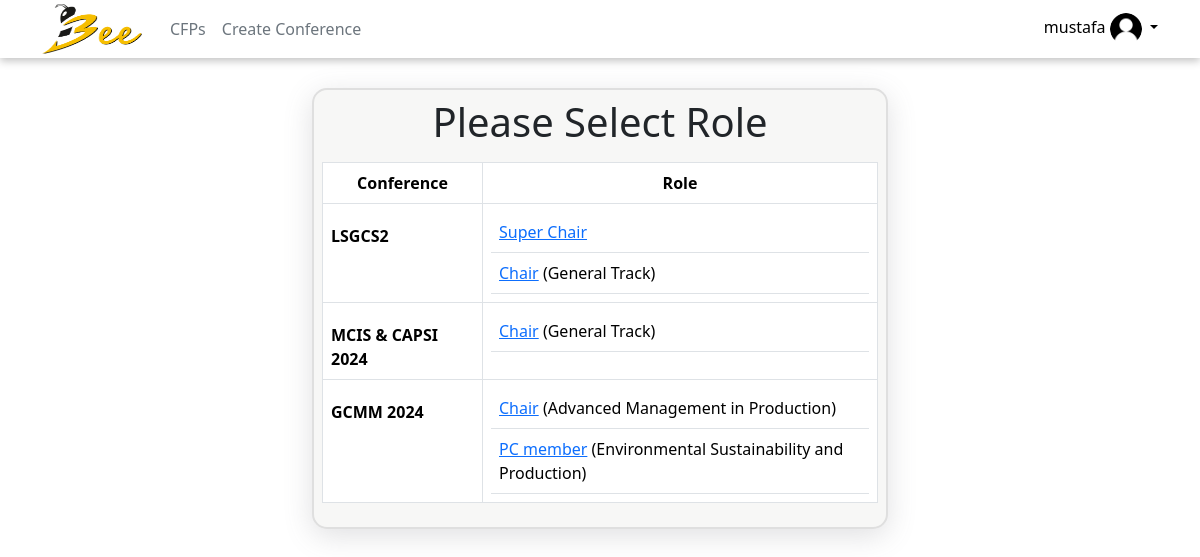
/select_role (signed in), run on the app's committed database.
### tables this page shows
CREATE TABLE `users` (
  `user_id` int(11) NOT NULL,
  `full_name` varchar(255) DEFAULT NULL,
  `email` varchar(255) DEFAULT NULL,
  `phone` varchar(200) DEFAULT NULL,
  `password` varchar(500) DEFAULT NULL,
  `DOB` date NOT NULL,
  `region` varchar(255) DEFAULT NULL,
  `status` int(11) DEFAULT NULL,
  `created_date` timestamp NOT NULL DEFAULT current_timestamp()
);

CREATE TABLE `user_role` (
  `gen_id` int(11) NOT NULL,
  `user_id` int(11) NOT NULL,
  `conf_id` int(11) NOT NULL,
  `role_id` int(11) NOT NULL,
  `track_id` int(11) DEFAULT NULL,
  `role_status` int(11) DEFAULT NULL
);

CREATE TABLE `conference` (
  `conf_id` int(11) NOT NULL,
  `conf_name` varchar(255) DEFAULT NULL,
  `acronym` varchar(200) DEFAULT NULL,
  `start_date` date DEFAULT NULL,
  `end_date` date DEFAULT NULL,
  `sub_deadline` date DEFAULT NULL,
  `sub_count` int(11) DEFAULT NULL,
  `country` varchar(200) DEFAULT NULL,
  `city` varchar(200) DEFAULT NULL,
  `web_page` varchar(200) DEFAULT NULL,
  `primary_area` varchar(200) DEFAULT NULL,
  `sec_area` varchar(200) DEFAULT NULL,
  `area_note` varchar(2500) DEFAULT NULL,
  `user_id` int(11) DEFAULT NULL,
  `contact_phone` varchar(200) DEFAULT NULL,
  `extra_info` varchar(3000) DEFAULT NULL,
  `created_date` timestamp NOT NULL DEFAULT current_timestamp() ON UPDATE current_timestamp(),
  `conf_status` int(11) DEFAULT NULL
);

CREATE TABLE `roles` (
  `role_id` int(11) NOT NULL,
  `name` varchar(255) DEFAULT NULL
);

CREATE TABLE `tracks` (
  `track_id` int(11) NOT NULL,
  `conf_id` int(11) NOT NULL,
  `track_name` varchar(255) NOT NULL,
  `track_status` int(11) DEFAULT NULL
);

### userdata.php (called while the page is built, shortened)
<?php
include 'conn.php';
if(isset($_SESSION['user_login'])){
    $user_email = $_SESSION['user_login'];
    function getUserData(){
        global $db;
        global $user_email;
        $sql_userdata = "SELECT * FROM users where email='$user_email'";
        $result_user = mysqli_query($db,$sql_userdata);
        $row = mysqli_fetch_assoc($result_user);
        $userdata = array(
            'user_id' => $row['user_id'],
            'full_name' => $row['full_name'],
            'email' => $row['email'],
            'phone' => $row['phone'],
            'dob' => $row['DOB'],
            'region' => $row['region'],
            'status' => $row['status']
        );
        return $userdata;
    }
    function getRoles(){
        global $db;
        $userdata = getUserData();
        $user_id = $userdata['user_id'];
        $sql_role = "SELECT conf.*, roles.name,usrr.role_id,usrr.role_status, tr.track_name
        FROM conference conf
        INNER JOIN user_role usrr
        ON usrr.conf_id = conf.conf_id
        JOIN roles
        ON usrr.role_id = roles.role_id
        AND usrr.user_id = $user_id
        AND conf_status = 1
        LEFT JOIN tracks tr
        ON usrr.track_id = tr.track_id";
        $roleData = array();
        $result_role = mysqli_query($db,$sql_role);
        while($row_role = mysqli_fetch_assoc($result_role)){
            array_push($roleData, array(
                'conf_id' => $row_role['conf_id'],
                'conf_name' => $row_role['conf_name'],
                'acronym' => $row_role['acronym'],
                'start_date' => $row_role['start_date'],
                'end_date' => $row_role['end_date'],
                'sub_deadline' => $row_role['sub_deadline'],
                'sub_count' => $row_role['sub_count'],
                'country' => $row_role['country'],
                'city' => $row_role['city'],
                'web_page' => $row_role['web_page'],
                'primary_area' => $row_role['primary_area'],
                'sec_area' => $row_role['sec_area'],
                'area_note' => $row_role['area_note'],
                'user_id' => $row_role['user_id'],
                'contact_phone' => $row_role['contact_phone'],
                'extra_info' => $row_role['extra_info'],
                'created_date' => $row_role['created_date'],
                'conf_status' => $row_role['conf_status'],
                'name' => $row_role['name'],
                'role_id' => $row_role['role_id'],
                'role_status' => $row_role['role_status'],
                'track_name' => $row_role['track_name']
            ));
        }
        return $roleData;
    }
}
?>

### select_role/index.php (the view, shortened to what this page needs)
<?php
include '../userdata.php';
include '../header.php';
if(isset($_SESSION['user_login'])){
    $rolesData = getRoles();
}
else{
    header('Location: ../account');
}
?>
<!DOCTYPE html>
<html>
    <head>
         <link href="https://cdn.jsdelivr.net/npm/bootstrap@5.3.2/dist/css/bootstrap.min.css" rel="stylesheet">
         <link href="../CSS/style.css" rel="stylesheet">
    </head>
    <header class="p-3" id="header">
        <?php echo get_header() ?>
    </header>
    <body>
        <div class="row main-row">
            <div class="col-md-12">
                <div class="row">
                    <div class="col-md-3"></div>
                    <div class="col-md-6" style="margin-top: 30px;">
                    <?php
                        if($rolesData){
                                    echo '
                        <div class="content-box" style="width: 100%;">
                            <div class="form-box mb-3 center">
                                <h1>Please Select Role</h1>
                            </div>
                            <div class="form-box">
                                <table class="table table-bordered">
                                    <thead style="text-align: center;">
                                        <tr>
                                            <th>Conference</th>
                                            <th>Role</th>
                                        </tr>
                                    </thead>
                                    <tbody>';
                                                foreach ($rolesData as $item) {
                                                    $id = $item['conf_id'];
                                                    $outputArray[$id][] = $item;
                                                }
                                                foreach ($outputArray as $id => $items) {
                                                    echo '<tr>
                                                        <th class="conf-th">'.$items[0]['acronym'].'</th>
                                                        <td><table class="table" style="padding: 0; margin: 0;">
                                                        <tbody>';
                                                    foreach ($items as $item) {
                                                        if($item['role_status'] == 0){
                                                            echo '
                                                            <tr><td><span class="suspended">'.$item['name'].' <i>(Suspended)</i></span></td></tr>
                                                            ';
                                                        }
                                                        else{
                                                            echo '
                                                            <tr><td><a href="#" conf-id="'.$item['conf_id'].'" data-id="'.$item['role_id'].'" name="select-role" class="link btn-link">'.$item['name'].'</a>';
                                                            if($item['track_name'] != null){
                                                                echo ' ('.$item['track_name'].') ';
                                                            }
                                                            echo '</td></tr>
                                                            ';
                                                        }
                                                    }
                                                    echo '</tbody>
                                                    </table></td>
                                                    </tr>';
                                                }
                                            echo '
                                    </tbody>
                                </table>
                            </div>
                        </div>';
                        }
                        ?>
                    </div>
                    <div class="col-md-3"></div>
                </div>
            </div>
        </div>
    </body>
</html>

### header.php (shortened to what this page needs)
<?php
function get_header(){
    $login = false;
    if(isset($_SESSION['user_login'])){
        $login = true;
    }
    $header = '';
    switch($login){
        case true :
            $userdata = getUserData();
            $userName = $userdata['full_name'];
            $header = '<div class="container">
            <div class="d-flex flex-wrap align-items-center justify-content-center justify-content-lg-start">
              <a href="../home" class="d-flex align-items-center mb-2 mb-lg-0 link-body-emphasis text-decoration-none">
                  <img src="../images/logo.png" style="height: 50px; width: 100px; margin: 0; margin-right: 20px;">
              </a>
              <ul class="nav col-12 col-lg-auto me-lg-auto mb-2 justify-content-center mb-md-0">
                  <li><a href="../cfp" class="nav-link px-2 link-secondary">CFPs</a></li>
                  <li><a href="../create_conf" class="nav-link px-2 link-secondary">Create Conference</a></li>
              </ul>
              <div class="dropdown text-end">
                <a href="#" class="d-block link-body-emphasis text-decoration-none dropdown-toggle" data-bs-toggle="dropdown" aria-expanded="false">
                  <span>'.$userName.'</span>
                  <img src="../images/icons/account.png" alt="mdo" width="32" height="32" class="rounded-circle">
                </a>
                <ul class="dropdown-menu text-small">
                  <li><a class="dropdown-item" href="../profile">Profile</a></li>
                  <li><hr class="dropdown-divider"></li>
                  <li><a class="dropdown-item" href="../select_role">Roles</a></li>
                  <li><hr class="dropdown-divider"></li>
                  <li><a class="dropdown-item" href="../Logout.php">Sign out</a></li>
                </ul>
              </div>
            </div>
          </div>';
            break;
    }
    return $header;
}
?>

### CSS/style.css (style rules this page uses)
:root { --content-box: #f7f7f6; --border: #dfdfdf; --main-h1: #c67b00; --main-color: #1377ff; --secondary-gray: #676767; --h3-second: #0003c2; --honey: #F6BE00; --control-header: #F6BE00; --suspended-p: #9a9a9a; }
html, body { width: 100% !important; display: flex; flex-direction: column; }
body { min-height: 100vh; }
header { box-shadow: rgba(0, 0, 0, 0.24) 0px 3px 8px; }
#header { padding: 4px !important; }
.main-row { width: 100% !important; margin: 0 !important; padding: 0 !important; }
.center { text-align: center; }
.content-box { width: fit-content; padding: 8px; border: 2px solid var(--border); border-radius: 15px; background-color: var(--content-box); box-shadow: rgba(100, 100, 111, 0.2) 0px 7px 29px 0px; }
.conf-th { width: 160px; height: fit-content; margin: 0; padding-top: 20px !important; }

### data on the page
users: full_name "mustafa"
user_role: conf.acronym "LSGCS2", role.name "Super Chair"
user_role: role.name "Chair", tracks.track_name "General Track"
user_role: conf.acronym "MCIS & CAPSI 2024", role.name "Chair", tracks.track_name "General Track"
user_role: conf.acronym "GCMM 2024", role.name "Chair", tracks.track_name "Advanced Management in Production"
user_role: role.name "PC member", tracks.track_name "Environmental Sustainability and Production"
